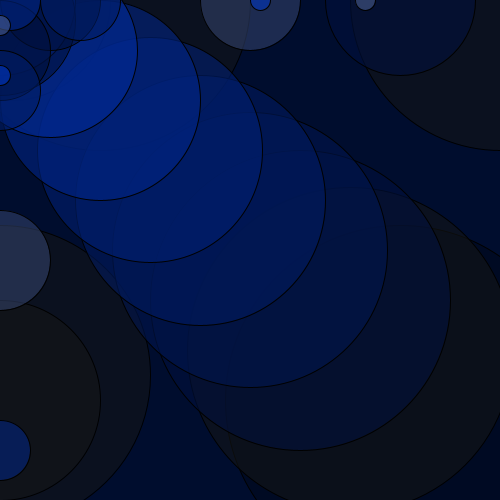
Frame 1 (no input)
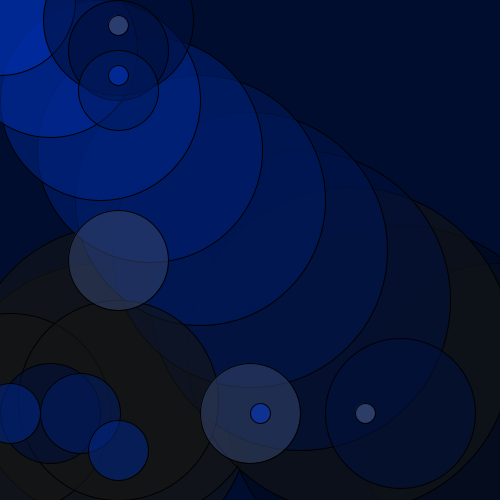
Frame 60 (the mouse pressed at the canvas centre just before this capture)
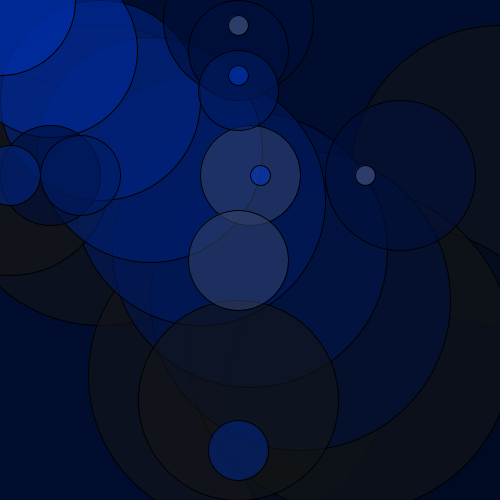
Frame 120 (the mouse held since frame 60 and released just before this capture)

The Processing sketch that drew these frames (run headless with seeded random() and noise(); from frame 60 on, the mouse is pressed at the canvas centre):

// Processing sketch: processing_6049
// ── processing_6049.pde

int yPosition = 0;
int xPosition = 0;
int speedx= 2;
int speedy=7;

void setup() {
  size(500, 500);
  }

void draw() {
  
  background(0, 13, 46);
  
  fill(19, 20, 21, 150);
  ellipse(100, yPosition, 300, 300);
  
  fill(19, 20, 21, 150);
  ellipse(xPosition, 375, 300, 300);
  
  fill(19, 20, 21, 150);
  ellipse(500, yPosition, 300, 300);
  
  fill (0, 8, 28, 150);
  ellipse(400, 400, 350, 350);
  
  fill (19, 20, 21, 150);
  ellipse(350, 350, 325, 325);
  
  fill (0, 16, 59, 150);
  ellipse(300, 300, 300, 300);
  
  fill (0, 21, 77, 150);
  ellipse(250, 250, 275, 275);
  
  fill (0, 25, 93, 150);
  ellipse(200, 200, 250, 250);
  
  fill(19, 20, 21, 150);
  ellipse(10, yPosition, 200, 200);
  
  fill(19, 20, 21, 150);
  ellipse(xPosition, 400, 200, 200);
  
  fill (0, 31, 113, 150);
  ellipse(150, 150, 225, 225);
  
  fill (0, 36, 131, 150);
  ellipse(100, 100, 200, 200);
  
  fill (0, 41, 152, 150);
  ellipse(50, 50, 175, 175);
  
  fill (0, 47, 173, 150);
  ellipse(0, 0, 150, 150);
  
  fill(0, 16, 59, 150);
  ellipse(400, yPosition, 150, 150);
  
  fill(0, 16, 59, 150);
  ellipse(xPosition, 20, 150, 150);
  
  fill(0, 16, 59, 150);
  ellipse(50, yPosition, 100, 100);
  
  fill(0, 16, 59, 150);
  ellipse(xPosition, 50, 100, 100);
  
  fill(50, 64, 103, 150);
  ellipse(250, yPosition, 100, 100);
  
  fill(50, 64, 103, 150);
  ellipse(xPosition, 260, 100, 100);
  
  fill(0, 27, 98, 150);
  ellipse(80, yPosition, 80, 80);
  
  fill(0, 27, 98, 150);
  ellipse(xPosition, 90, 80, 80);
  
  fill(0, 35, 129, 150);
  ellipse(10, yPosition, 60, 60);
  
  fill(0, 35, 129, 150);
  ellipse(xPosition, 450, 60, 60);
  
  fill(0, 52, 191, 150);
  ellipse(260, yPosition, 20, 20);
  
  fill(0, 52, 191, 150);
  ellipse(xPosition, 75, 20, 20);
  
  fill(73, 91, 139, 150);
  ellipse(365, yPosition, 20, 20);
  
  fill(73, 92, 139, 150);
  ellipse(xPosition, 25, 20, 20);
  
  yPosition = yPosition + speedy;
  xPosition = xPosition + speedx;
  
  if (yPosition > width){
    speedy= speedy * -1;
  } else if (yPosition <0) {
    speedy = speedy * -1;
  }
  
   if (xPosition > width){
    speedx= speedx * -1;
  } else if (xPosition <0) {
    speedx = speedx * -1;
  }
}
